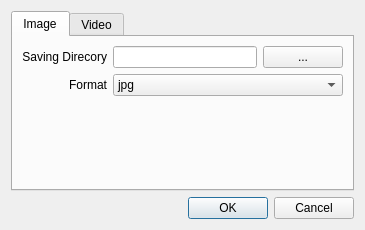
<ui version="4.0" >
 <class>ConfigWindow</class>
 <widget class="QDialog" name="ConfigWindow" >
  <property name="geometry" >
   <rect>
    <x>0</x>
    <y>0</y>
    <width>365</width>
    <height>230</height>
   </rect>
  </property>
  <property name="windowTitle" >
   <string>Settings - Kamera</string>
  </property>
  <property name="windowIcon" >
   <iconset resource="../data/kamera.qrc" >
    <normaloff>:/kamera.png</normaloff>:/kamera.png</iconset>
  </property>
  <layout class="QGridLayout" name="gridLayout_2" >
   <item row="0" column="0" >
    <widget class="QTabWidget" name="tabWidget" >
     <property name="currentIndex" >
      <number>0</number>
     </property>
     <widget class="QWidget" name="tab" >
      <attribute name="title" >
       <string>Image</string>
      </attribute>
      <layout class="QGridLayout" name="gridLayout" >
       <item row="0" column="0" >
        <layout class="QHBoxLayout" name="horizontalLayout_2" >
         <item>
          <layout class="QVBoxLayout" name="verticalLayout" >
           <item>
            <widget class="QLabel" name="label_2" >
             <property name="text" >
              <string>Saving Direcory</string>
             </property>
             <property name="alignment" >
              <set>Qt::AlignRight|Qt::AlignTrailing|Qt::AlignVCenter</set>
             </property>
            </widget>
           </item>
           <item>
            <widget class="QLabel" name="label" >
             <property name="text" >
              <string>Format</string>
             </property>
             <property name="alignment" >
              <set>Qt::AlignRight|Qt::AlignTrailing|Qt::AlignVCenter</set>
             </property>
            </widget>
           </item>
          </layout>
         </item>
         <item>
          <layout class="QVBoxLayout" name="verticalLayout_2" >
           <item>
            <layout class="QHBoxLayout" name="horizontalLayout" >
             <item>
              <widget class="QLineEdit" name="lineEdit_image_directory" >
               <property name="readOnly" >
                <bool>true</bool>
               </property>
              </widget>
             </item>
             <item>
              <widget class="QPushButton" name="pushButton_image_directory" >
               <property name="text" >
                <string>...</string>
               </property>
              </widget>
             </item>
            </layout>
           </item>
           <item>
            <widget class="QComboBox" name="comboBox_image_format" >
             <property name="currentIndex" >
              <number>1</number>
             </property>
             <item>
              <property name="text" >
               <string>bmp</string>
              </property>
             </item>
             <item>
              <property name="text" >
               <string>jpg</string>
              </property>
             </item>
             <item>
              <property name="text" >
               <string>png</string>
              </property>
             </item>
             <item>
              <property name="text" >
               <string>ppm</string>
              </property>
             </item>
             <item>
              <property name="text" >
               <string>tiff</string>
              </property>
             </item>
             <item>
              <property name="text" >
               <string>xbm</string>
              </property>
             </item>
             <item>
              <property name="text" >
               <string>xpm</string>
              </property>
             </item>
            </widget>
           </item>
          </layout>
         </item>
        </layout>
       </item>
       <item row="1" column="0" >
        <spacer name="verticalSpacer" >
         <property name="orientation" >
          <enum>Qt::Vertical</enum>
         </property>
         <property name="sizeHint" stdset="0" >
          <size>
           <width>20</width>
           <height>58</height>
          </size>
         </property>
        </spacer>
       </item>
      </layout>
     </widget>
     <widget class="QWidget" name="tab_2" >
      <attribute name="title" >
       <string>Video</string>
      </attribute>
      <layout class="QGridLayout" name="gridLayout_3" >
       <item row="0" column="0" >
        <layout class="QVBoxLayout" name="verticalLayout_4" >
         <item>
          <layout class="QHBoxLayout" name="horizontalLayout_3" >
           <item>
            <widget class="QLabel" name="label_3" >
             <property name="text" >
              <string>Webcam</string>
             </property>
             <property name="alignment" >
              <set>Qt::AlignRight|Qt::AlignTrailing|Qt::AlignVCenter</set>
             </property>
            </widget>
           </item>
           <item>
            <widget class="QComboBox" name="comboBox_video_webcam" >
             <item>
              <property name="text" >
               <string>Default</string>
              </property>
             </item>
            </widget>
           </item>
          </layout>
         </item>
         <item>
          <widget class="QGroupBox" name="groupBox" >
           <property name="title" >
            <string>Flipping</string>
           </property>
           <layout class="QVBoxLayout" name="verticalLayout_3" >
            <item>
             <widget class="QCheckBox" name="checkBox_video_flip_left_right" >
              <property name="text" >
               <string>Flip Horizontally</string>
              </property>
             </widget>
            </item>
            <item>
             <widget class="QCheckBox" name="checkBox_video_flip_top_bottom" >
              <property name="text" >
               <string>Flip Vertically</string>
              </property>
             </widget>
            </item>
           </layout>
          </widget>
         </item>
        </layout>
       </item>
       <item row="0" column="1" >
        <spacer name="horizontalSpacer" >
         <property name="orientation" >
          <enum>Qt::Horizontal</enum>
         </property>
         <property name="sizeHint" stdset="0" >
          <size>
           <width>173</width>
           <height>20</height>
          </size>
         </property>
        </spacer>
       </item>
       <item row="1" column="0" >
        <spacer name="verticalSpacer_2" >
         <property name="orientation" >
          <enum>Qt::Vertical</enum>
         </property>
         <property name="sizeHint" stdset="0" >
          <size>
           <width>20</width>
           <height>0</height>
          </size>
         </property>
        </spacer>
       </item>
      </layout>
     </widget>
    </widget>
   </item>
   <item row="1" column="0" >
    <widget class="QDialogButtonBox" name="buttonBox" >
     <property name="orientation" >
      <enum>Qt::Horizontal</enum>
     </property>
     <property name="standardButtons" >
      <set>QDialogButtonBox::Cancel|QDialogButtonBox::Ok</set>
     </property>
    </widget>
   </item>
  </layout>
 </widget>
 <resources>
  <include location="../data/kamera.qrc" />
 </resources>
 <connections>
  <connection>
   <sender>buttonBox</sender>
   <signal>accepted()</signal>
   <receiver>ConfigWindow</receiver>
   <slot>accept()</slot>
   <hints>
    <hint type="sourcelabel" >
     <x>248</x>
     <y>254</y>
    </hint>
    <hint type="destinationlabel" >
     <x>157</x>
     <y>274</y>
    </hint>
   </hints>
  </connection>
  <connection>
   <sender>buttonBox</sender>
   <signal>rejected()</signal>
   <receiver>ConfigWindow</receiver>
   <slot>reject()</slot>
   <hints>
    <hint type="sourcelabel" >
     <x>316</x>
     <y>260</y>
    </hint>
    <hint type="destinationlabel" >
     <x>286</x>
     <y>274</y>
    </hint>
   </hints>
  </connection>
 </connections>
</ui>
